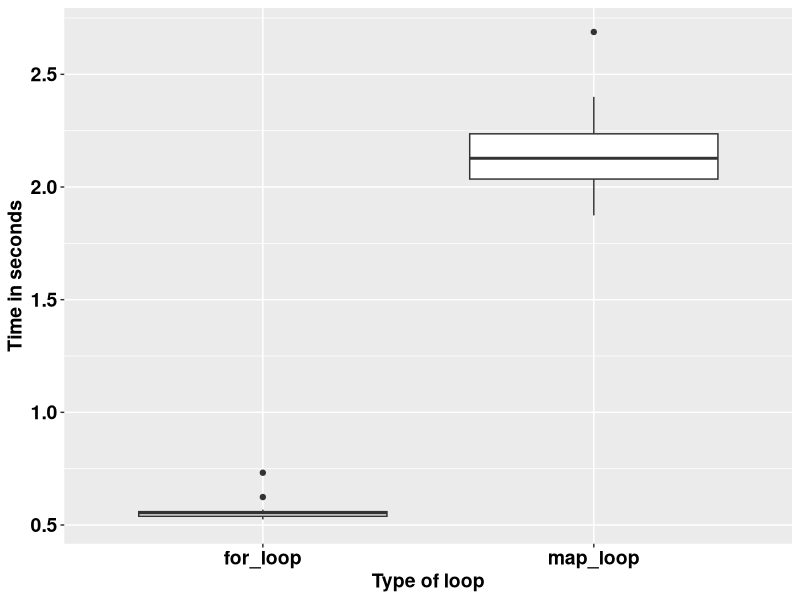

Recreate this plot in R.
## ---- chunk 1
knitr::opts_chunk$set(echo = TRUE)
## ---- chunk 2
square <- function(a) a**2
square(3)
## ---- chunk 3
square <- function(b){ # Create the function name, called sq
  b**2
}
square(3)
## ---- chunk 4
square <- function(c){ 
  product <- c**2
  return(product)
}
square(3)
## ---- chunk 5
square <- function(d){
  product <- d**2
  print(product)
}
square(5)
## ---- chunk 6
square <- function(e){
  product <- e**2
  (product)
}
square(9)
## ---- chunk 7
square <- function(f){
  product <- f**2
  show(product)
}
square(9)
## ---- chunk 8
square_root <- function(b){
  product <- b^0.5
  return(product/2)
}
square_root(9)
## ---- chunk 9
square_root
## ---- chunk 10
square(-10:10)
## ---- chunk 11
square_root(c(-26, 1:15, 158))
## ---- chunk 12
m <- list(12, 18, 345)
square_root(m[[2]])
## ---- chunk 13
rescale <- function(x){
  m <- mean(x)
  s <- sd(x)
  (x - m) / s
}
rescale(c(-52, 58, 46, 99))
## ---- chunk 14
rescale <- function(x, only_translate){
  m <- mean(x)
  translated <- x - m
  if (only_translate) return(translated)
  s <- sd(x)
  translated / s
}

rescale(x = 1:6, only_translate = TRUE)
## ---- chunk 15
rescale <- function(x, only_translate){
  m <- mean(x)
  translated <- x - m
  if (only_translate) return(translated)
  s <- sd(x)
  translated / s
}

rescale(x = 1:4, only_translate = FALSE)
## ---- chunk 16
rescale(only_translate = TRUE, x = 1:4)
## ---- chunk 17
rescale(x = 1:4, TRUE)
rescale(TRUE, x = 1:4)
rescale(1:4, only_translate = T)
rescale(only_translate = T, 1:4)
## ---- chunk 18
rescale(1:4, o = T)
rescale(o = T, 1:4)
## ---- chunk 19
rescale <- function(x, only_translate = FALSE){
  m <- mean(x)
  translated <- x - m
  if(only_translate) return(translated)
  s <- sd(x)
  translated / s
}
## ---- chunk 20
rescale(1:4) # This runs with only_translate being taken as FALSE by default.
## ---- chunk 21
rescale <- function(x, ...){
  m <- mean(x, ...)
  s <- sd(x, ...)
  (x - m) / s
}

rescale(1:4) # 
## ---- chunk 22
x <- c(NA, 1:3)
rescale(x)
## ---- chunk 23
x <- c(NA, 1:3)
rescale(x, na.rm = TRUE)
## ---- chunk 24
some_function <- function(x) x
other_function <- function(x, ...) x
# some_function(1:4, foo = "bar") # This does not run because there was no allowance.
other_function(1:4, foo = "bar")

## ---- chunk 25
f <- function(...) list(...)
g <- function(x, y, ...) f(...)
g(x = 1, y = 2, z = 3, w = 4)
## ---- chunk 26
compare_rasters <- function(x) {
  if (sum(x > 0.5, na.rm = TRUE) > 7) {
    return(1)
  } else {
    return(0)
  }
  
}
## ---- chunk 27
library(tidyverse)
volumes <- rnorm(1000000)

for_loop <- vector()

for (k in 1:20) {
  for_loop[k] <- system.time(for (i in 1:length(volumes)) {
    2.3 * volumes[i] ^ 9
  })
}

map_loop <- vector()
for (j in 1:20) {
  map_loop[j] <- system.time(map_vec(volumes, \(x) 2.3 * x ^ 9))
}
## ---- chunk 28
data.frame(for_loop = for_loop, map_loop = map_loop) %>% 
  gather(key = "key", value = "value") %>% 
  ggplot(aes(key, value)) +
  geom_boxplot() +
  labs(x = "Type of loop",
       y = "Time in seconds") +
  theme(text = element_text(size = 14, face = "bold", colour = "black")) +
  theme(axis.text = element_text(size = 14, face = "bold", colour = "black"))
